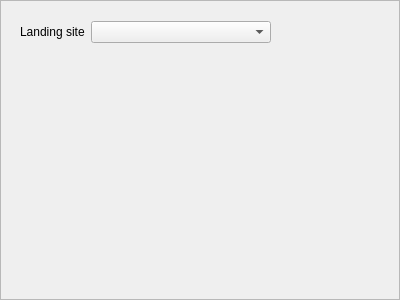
<?xml version="1.0" encoding="UTF-8"?>
<ui version="4.0">
 <class>FrameLanding</class>
 <widget class="QFrame" name="FrameLanding">
  <property name="geometry">
   <rect>
    <x>0</x>
    <y>0</y>
    <width>400</width>
    <height>300</height>
   </rect>
  </property>
  <property name="windowTitle">
   <string>Frame</string>
  </property>
  <property name="frameShape">
   <enum>QFrame::StyledPanel</enum>
  </property>
  <property name="frameShadow">
   <enum>QFrame::Raised</enum>
  </property>
  <widget class="QWidget" name="">
   <property name="geometry">
    <rect>
     <x>20</x>
     <y>20</y>
     <width>251</width>
     <height>24</height>
    </rect>
   </property>
   <layout class="QHBoxLayout" name="horizontalLayout">
    <item>
     <widget class="QLabel" name="label">
      <property name="minimumSize">
       <size>
        <width>50</width>
        <height>0</height>
       </size>
      </property>
      <property name="text">
       <string>Landing site</string>
      </property>
     </widget>
    </item>
    <item>
     <widget class="QComboBox" name="comboBox">
      <property name="sizePolicy">
       <sizepolicy hsizetype="Preferred" vsizetype="Fixed">
        <horstretch>1</horstretch>
        <verstretch>0</verstretch>
       </sizepolicy>
      </property>
     </widget>
    </item>
   </layout>
  </widget>
 </widget>
 <resources/>
 <connections/>
</ui>
